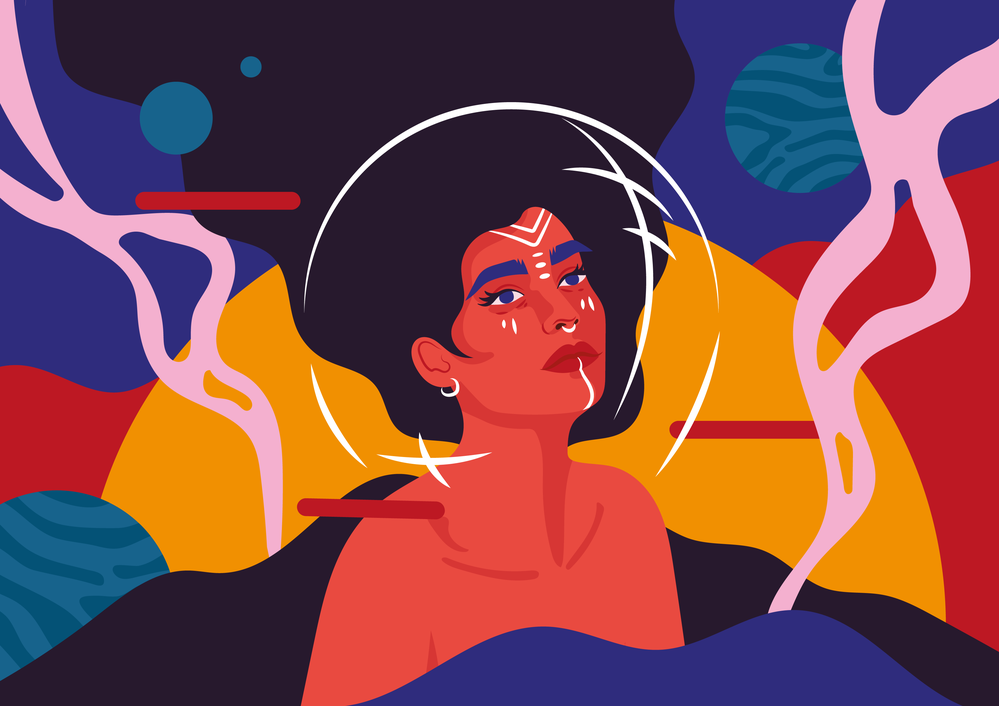
#> input picture input/1.png, 999 x 706 px, shrunk from 3509 x 2481 before the run; its folder holds only this picture in this run
$ python main.py
#> lines starting #> are read from the running program, lines starting #| are printed output that depends on the picture; after the words box and inside, x2 and y2 are one past the last pixel; in counts of white or black regions, pixels touching at a corner belong together
import os
import cv2
import numpy as np


class ImageProcessor:
    def __init__(self, img_input_path, img_output_path):
        self.img_input_path = img_input_path
        self.img_output_path = img_output_path

    def process_image(self):
        try:
            # Load the image
            image = cv2.imread(self.img_input_path, cv2.IMREAD_UNCHANGED)
#> image is the input picture: shape (706, 999, 3); mean B, G, R 74.9, 71.7, 127.9

            if image is None:
                print(f"Failed to read image: {self.img_input_path}")
                return False

            # Handle alpha channel if present
            if image.shape[2] == 4:
                # Create mask of pixels with alpha channel
                trans_mask = image[:, :, 3] == 0
                # Replace alpha channel with white pixels
                image[trans_mask] = [255, 255, 255, 255]
                # Convert image from BGRA to BGR
                image = cv2.cvtColor(image, cv2.COLOR_BGRA2BGR)

            # Convert to grayscale
            grey_img = cv2.cvtColor(image, cv2.COLOR_BGR2GRAY)
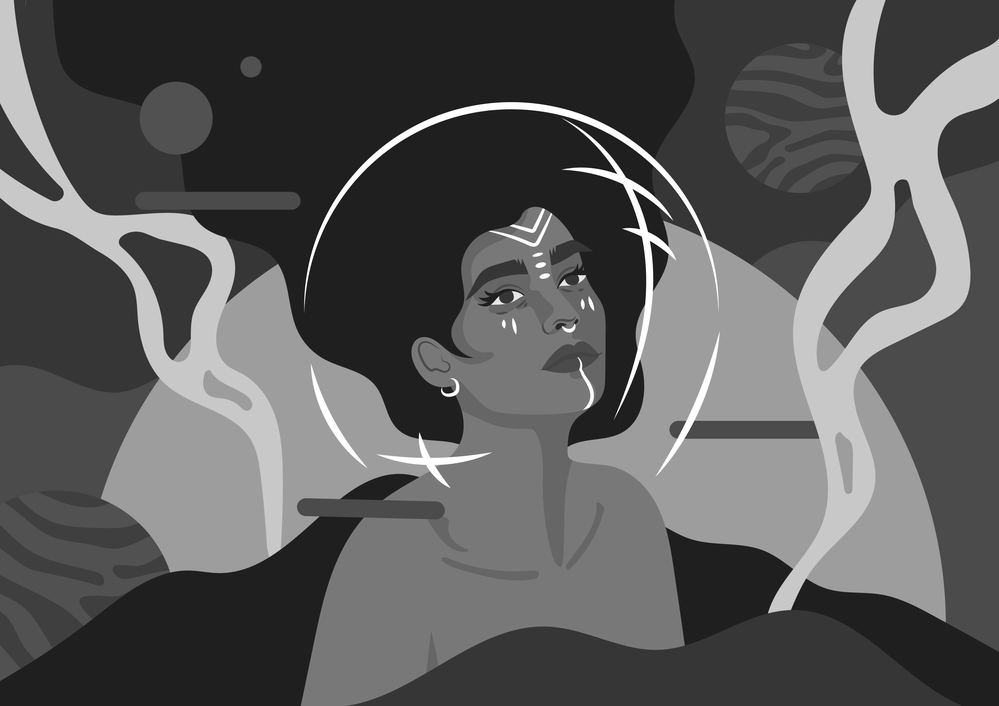
#> grey_img: shape (706, 999); min 5, max 255, mean 88.7

            # Enhance edges with adaptive thresholding
            _, binary_img = cv2.threshold(grey_img, 0, 255, cv2.THRESH_BINARY + cv2.THRESH_OTSU)
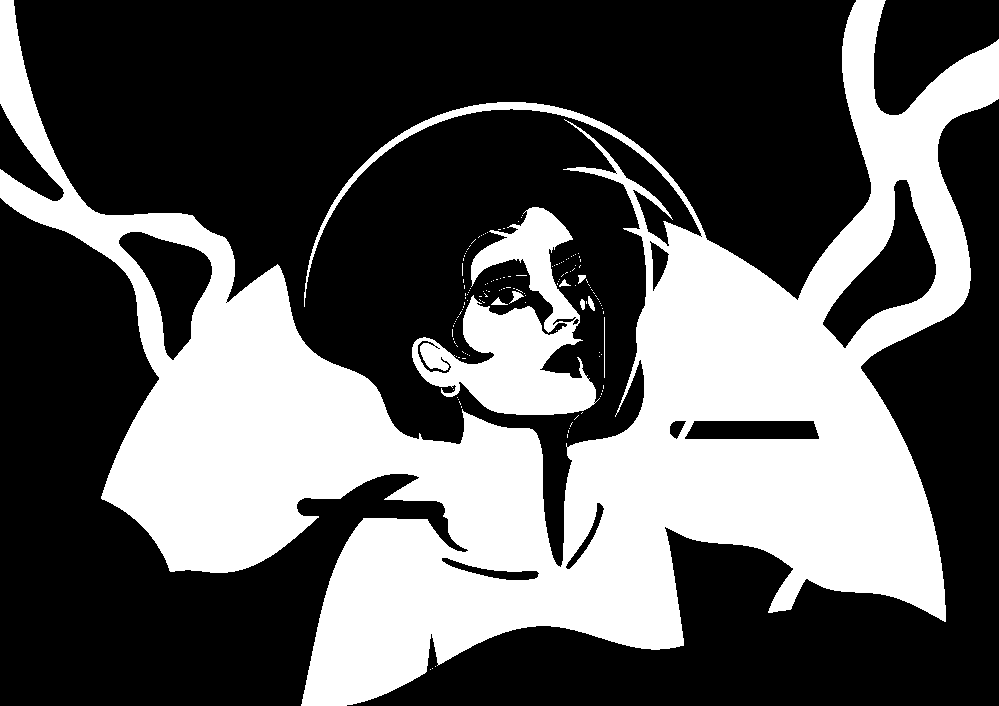
#> binary_img: shape (706, 999); 35.9% white; 140 white regions (131 under 20 px), largest, box (x1, y1, x2, y2) and area: (0, 0, 999, 706) 235548, (412, 207, 600, 415) 16712, (509, 291, 524, 304) 76
            binary_img = cv2.bitwise_not(binary_img)

            # Apply morphological operations to enhance edges
            kernel = np.ones((3, 3), np.uint8)
            edges = cv2.dilate(binary_img, kernel, iterations=1)
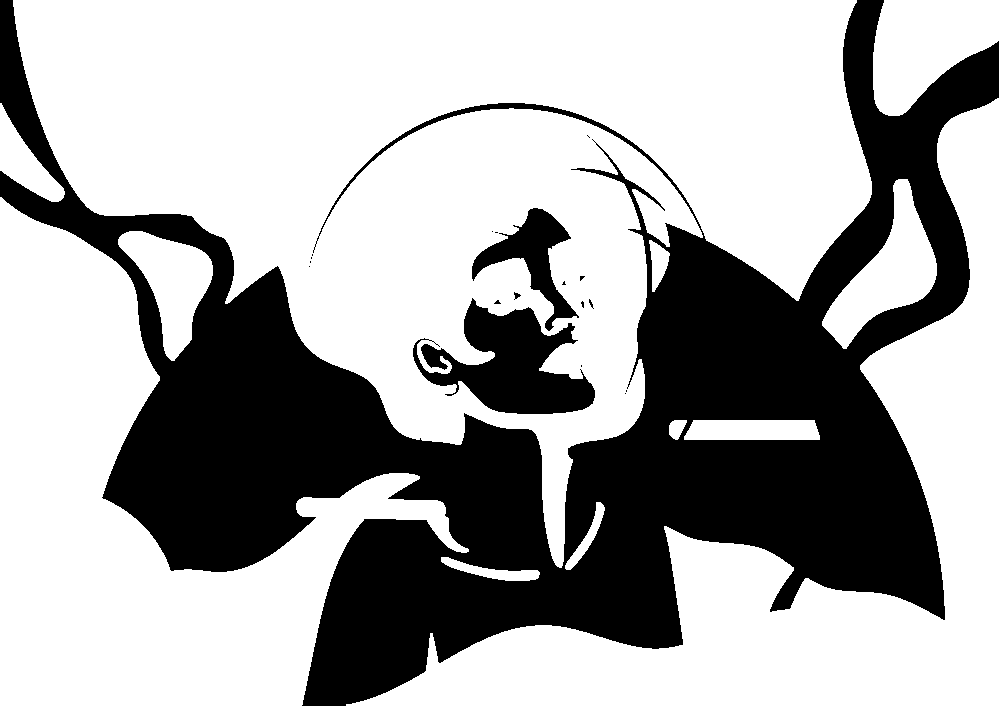
#> edges: shape (706, 999); 66% white; 19 black regions (15 under 20 px), largest, box (x1, y1, x2, y2) and area: (0, 0, 999, 706) 224673, (413, 298, 595, 414) 10678, (472, 208, 579, 331) 4057, (514, 292, 521, 300) 28
            edges = cv2.bitwise_not(edges)

            # Save the result
            cv2.imwrite(self.img_output_path, edges)

            print(f"Processed: {self.img_input_path}")
            return True

        except Exception as e:
            print(f"Error processing {self.img_input_path}: {str(e)}")
            return False


def main(input_folder="input", output_folder="output"):
    # Ensure output folder exists
    if not os.path.exists(output_folder):
        os.makedirs(output_folder)

    # Get all files in input folder
    files = os.listdir(input_folder)

    for file in files:
        # Construct paths
        input_path = os.path.join(input_folder, file)
        output_path = os.path.join(output_folder, f"{os.path.splitext(file)[0]}.png")

        # Process each image
        processor = ImageProcessor(input_path, output_path)
        processor.process_image()


if __name__ == "__main__":
    main()

$ run again, on input/6.jpg
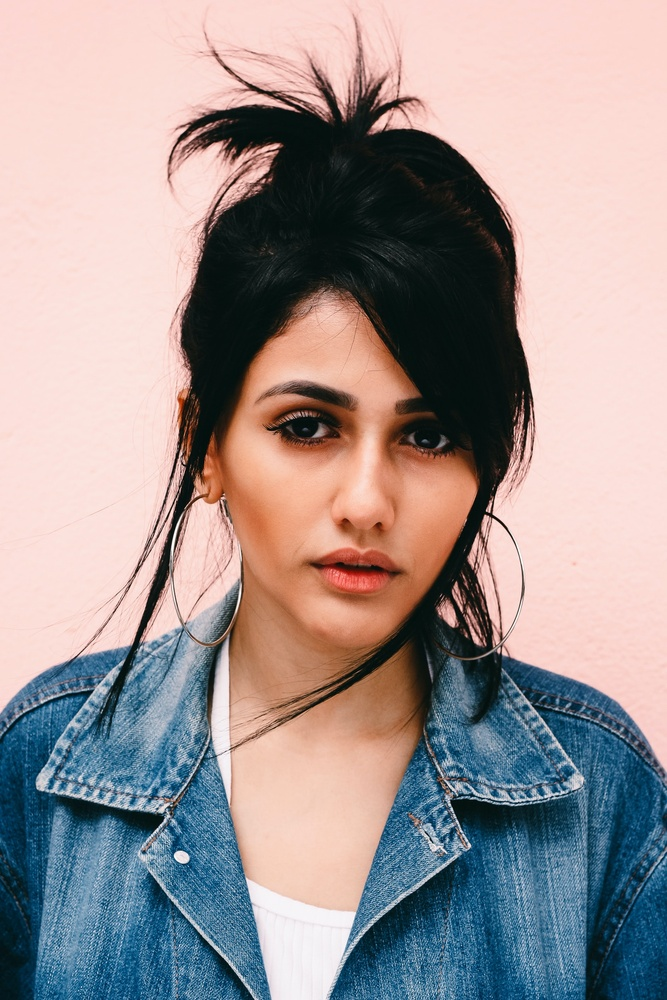
#> input picture input/6.jpg, 667 x 1000 px, shrunk from 1727 x 2591 before the run
#> in process_image, image is the input picture: shape (1000, 667, 3); mean B, G, R 147, 147.4, 158.5
#> in process_image, `_, binary_img = cv2.threshold(grey_img, 0, 255, cv2.THRESH_BINARY + cv..`:
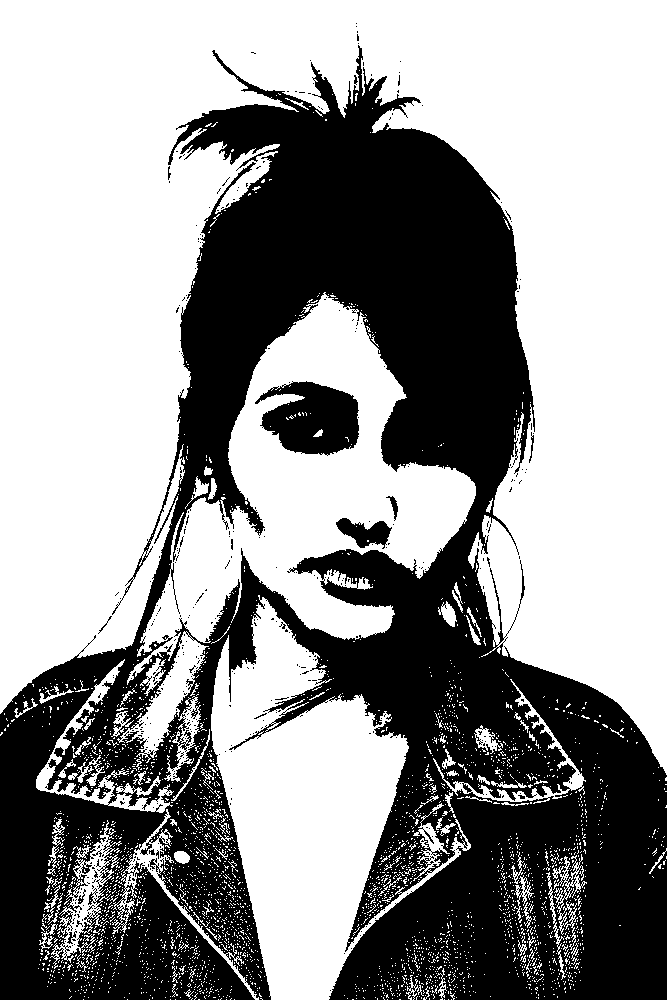
#> binary_img: shape (1000, 667); 59.2% white; 411 black regions (398 under 20 px), largest, box (x1, y1, x2, y2) and area: (0, 45, 667, 1000) 264574, (255, 381, 359, 456) 5262, (336, 518, 392, 549) 941
#> in process_image, `edges = cv2.dilate(binary_img, kernel, iterations=1)`:
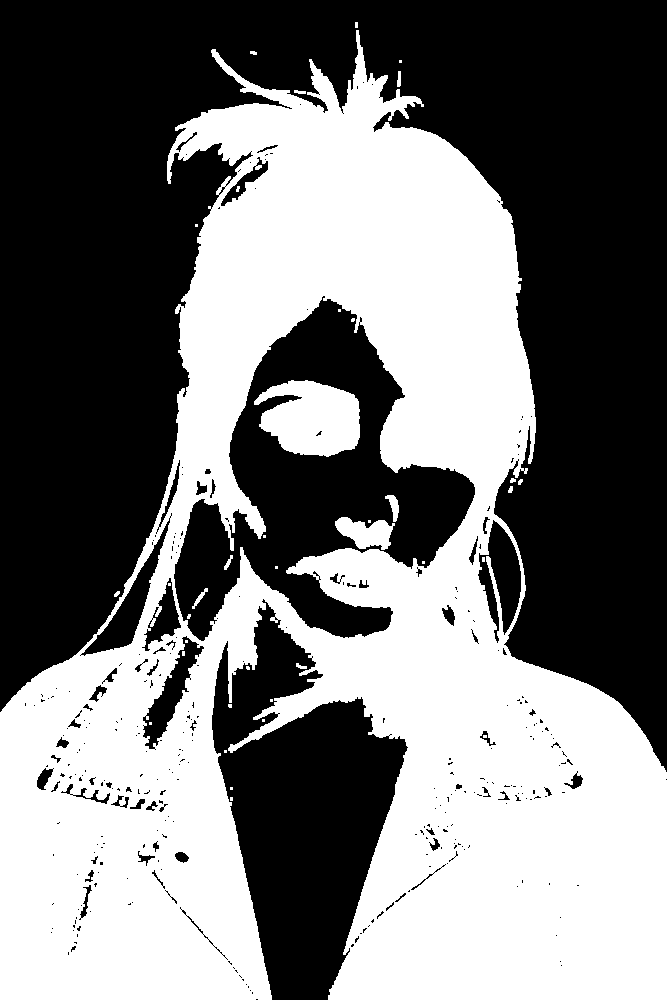
#> edges: shape (1000, 667); 46.8% white; 38 white regions (24 under 20 px), largest, box (x1, y1, x2, y2) and area: (0, 30, 667, 1000) 304038, (254, 380, 360, 457) 5893, (335, 517, 395, 550) 1210

$ run again, on input/7.webp
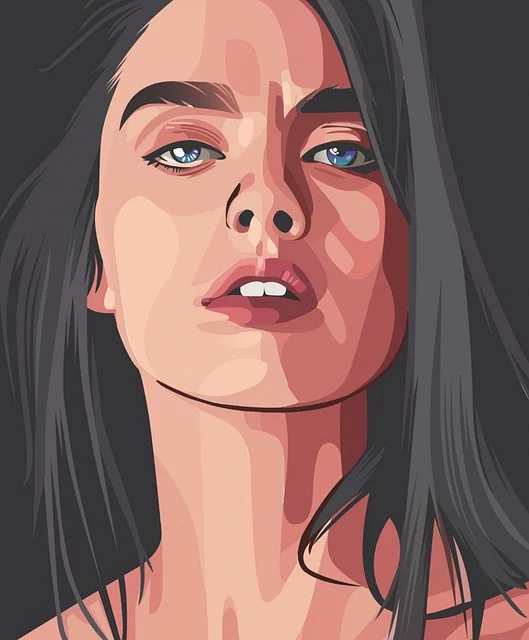
#> input picture input/7.webp, 529 x 640 px
#> in process_image, image is the input picture: shape (640, 529, 3); mean B, G, R 98.3, 102.6, 135.5
#> in process_image, `_, binary_img = cv2.threshold(grey_img, 0, 255, cv2.THRESH_BINARY + cv..`:
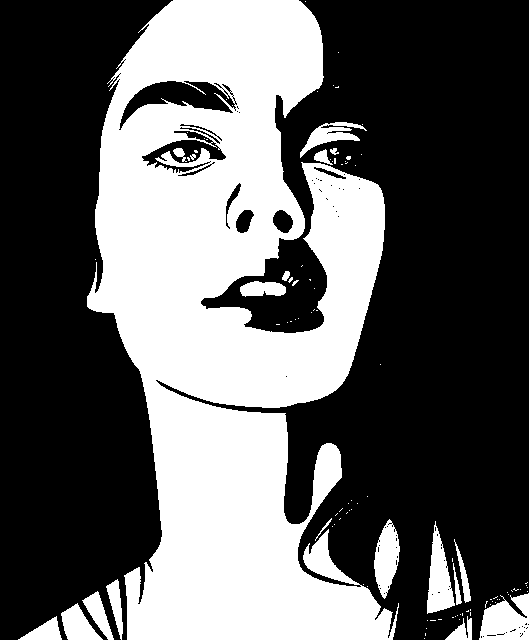
#> binary_img: shape (640, 529); 38.3% white; 103 white regions (84 under 20 px), largest, box (x1, y1, x2, y2) and area: (87, 0, 399, 640) 120031, (479, 593, 529, 640) 1714, (427, 521, 455, 614) 1417
#> in process_image, `edges = cv2.dilate(binary_img, kernel, iterations=1)`:
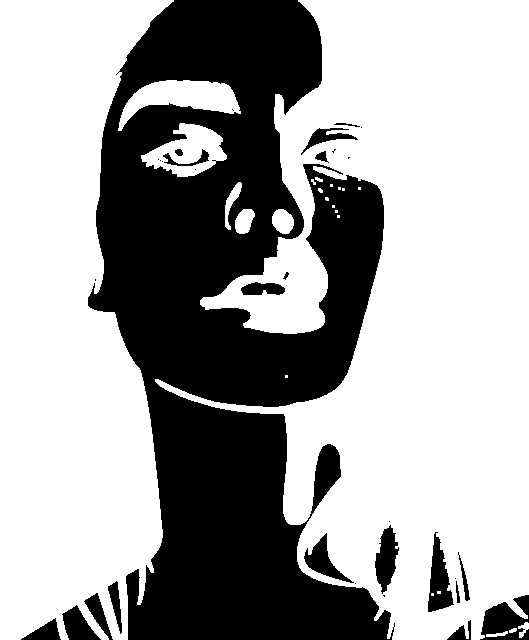
#> edges: shape (640, 529); 64.2% white; 32 black regions (13 under 20 px), largest, box (x1, y1, x2, y2) and area: (88, 0, 395, 640) 113176, (480, 595, 529, 640) 1382, (428, 532, 454, 612) 1121

$ run again, on input/3.jpg
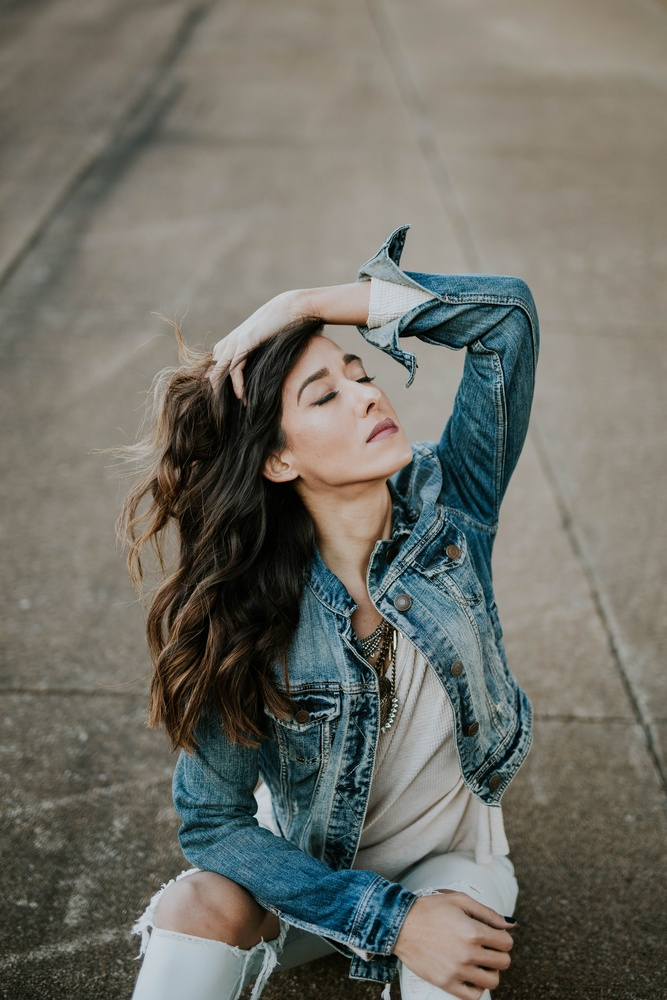
#> input picture input/3.jpg, 667 x 1000 px, shrunk from 3648 x 5472 before the run
#> in process_image, image is the input picture: shape (1000, 667, 3); mean B, G, R 103.5, 111.8, 112.3
#> in process_image, `_, binary_img = cv2.threshold(grey_img, 0, 255, cv2.THRESH_BINARY + cv..`:
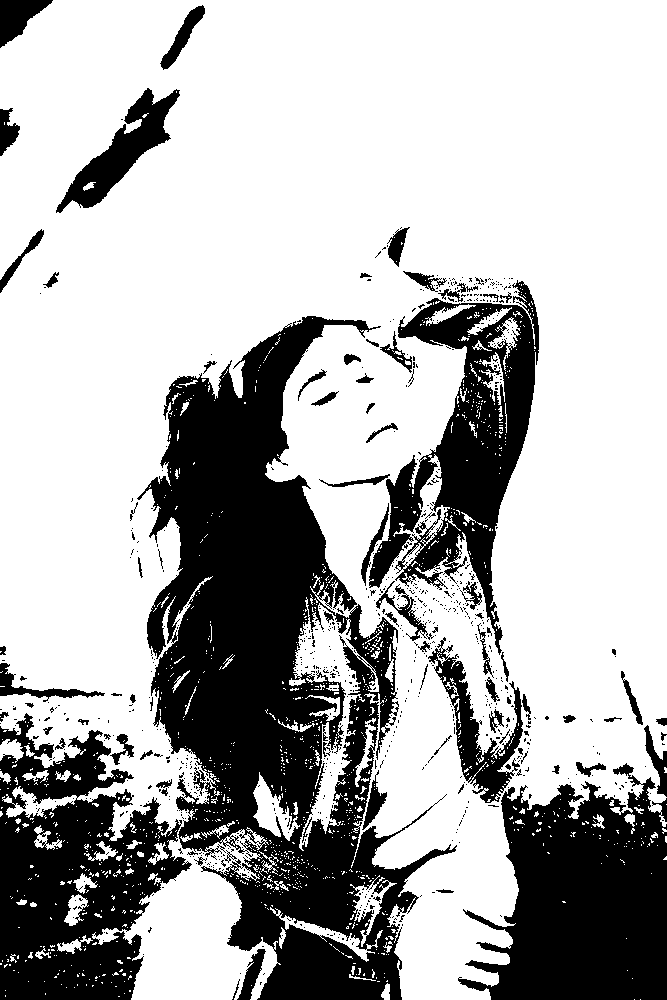
#> binary_img: shape (1000, 667); 69.4% white; 843 black regions (754 under 20 px), largest, box (x1, y1, x2, y2) and area: (137, 316, 457, 1000) 93814, (458, 763, 667, 1000) 32648, (0, 713, 192, 1000) 31262
#> in process_image, `edges = cv2.dilate(binary_img, kernel, iterations=1)`:
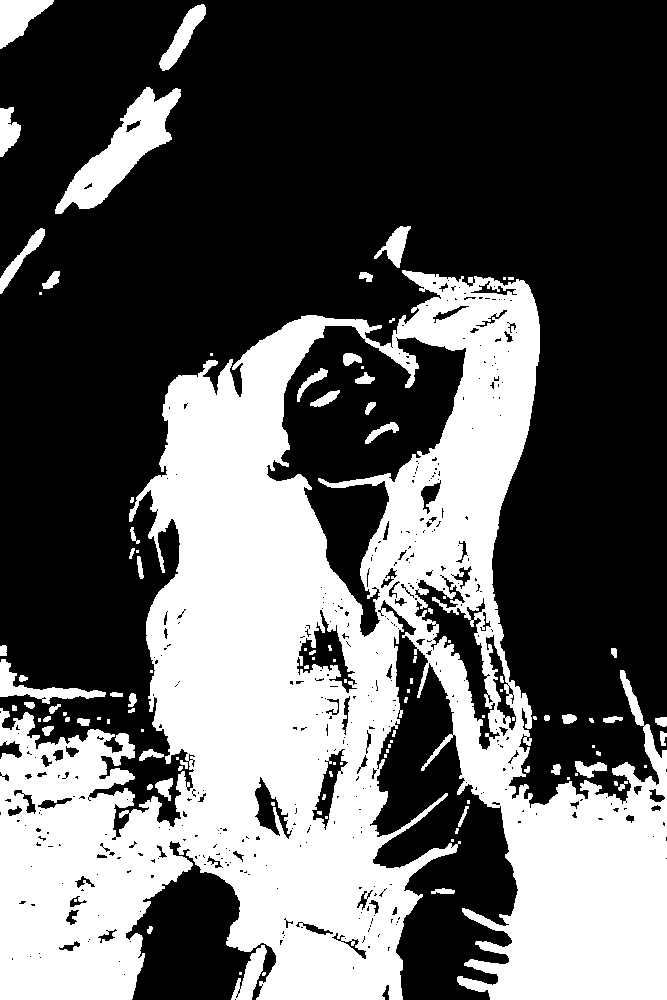
#> edges: shape (1000, 667); 37% white; 109 white regions (51 under 20 px), largest, box (x1, y1, x2, y2) and area: (0, 270, 667, 1000) 229736, (55, 87, 181, 214) 5369, (0, 0, 54, 49) 1445
